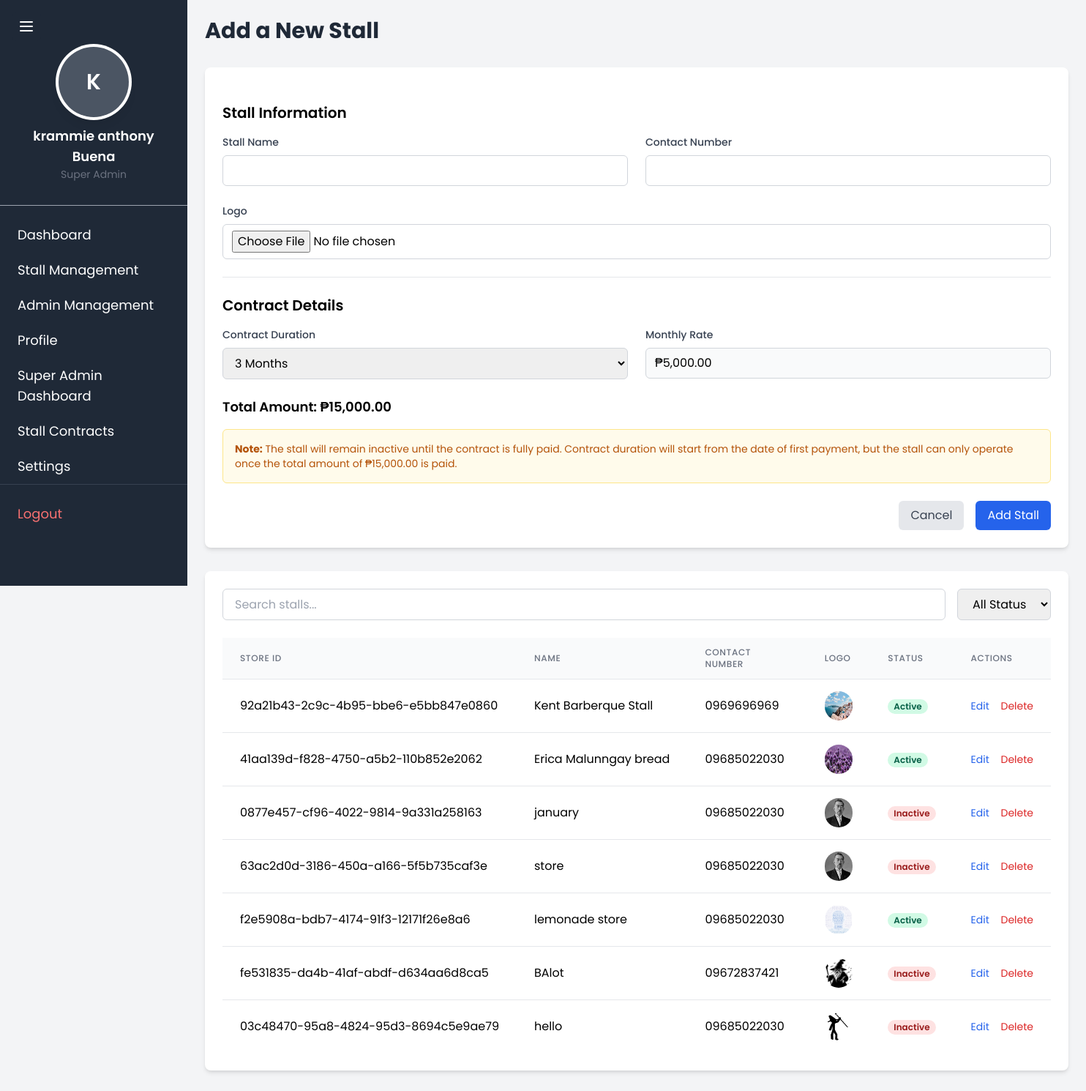
Screenshot of /add_stall (signed in) with the database file from the repository.
### TriadApp/models.py (models this page shows, shortened)
class CustomUser(AbstractUser):
    middle_name = models.CharField(max_length=50, blank=True, null=True)
    gender = models.CharField(max_length=10, blank=True, null=True)
    birthdate = models.DateField(null=True, blank=True)
    phone = models.CharField(max_length=15, blank=True, null=True)
    address = models.TextField(blank=True, null=True)
    profile_image = models.ImageField(upload_to='profile_images/', blank=True, null=True)
    groups = models.ManyToManyField(
        'auth.Group',
        related_name='custom_user_set',
        blank=True,
        help_text='The groups this user belongs to. A user will get all permissions granted to each of their groups.',
        verbose_name='groups',
    )
    user_permissions = models.ManyToManyField(
        'auth.Permission',
        related_name='custom_user_set',
        blank=True,
        help_text='Specific permissions for this user.',
        verbose_name='user permissions',
    )
    class Meta:
        db_table = 'custom_user'

class Stall(models.Model):
    store_id = models.UUIDField(default=uuid.uuid4, editable=False, unique=True)
    name = models.CharField(max_length=255)
    logo = models.ImageField(upload_to='stall_logos/')
    contact_number = models.CharField(max_length=15)
    is_active = models.BooleanField(default=True)  # Add is_active field with default value True

### TriadApp/super_admin.py (the view, shortened to what this page needs)
# urls.py: path('add_stall', super_admin.add_stall, name='add_stall'),
@superuser_required
def add_stall(request):
    FIXED_MONTHLY_RATE = Decimal('5000.00')
    stalls = Stall.objects.all()
    context = {
        'super_admin': request.user,
        'stalls': stalls
    }
    return render(request, 'TriadApp/superadmin/add_stall.html', context)

### TriadApp/templates/TriadApp/superadmin/add_stall.html (shortened to what this page needs)
<!DOCTYPE html>
<html lang="en">
<head>
    {% extends 'TriadApp/superadmin/super_admin.html' %}
    {% block content %}
    <div class="max-w-7xl mx-auto">
        <h1 class="text-3xl font-bold text-gray-800 mb-8">Add a New Stall</h1>
        <div class="bg-white rounded-lg shadow-md p-6 mb-8">
            <form id="addStallForm" method="POST" enctype="multipart/form-data" class="space-y-6">
                <div class="border-b pb-6 mb-6">
                    <h2 class="text-xl font-semibold mb-4">Stall Information</h2>
                    <div class="grid grid-cols-1 md:grid-cols-2 gap-6">
                        <div>
                            <label for="name" class="block text-sm font-medium text-gray-700 mb-2">Stall Name</label>
                            <input type="text" id="name" name="name" required
                                   class="w-full px-3 py-2 border border-gray-300 rounded-md focus:outline-none focus:ring-2 focus:ring-blue-500">
                        </div>
                        <div>
                            <label for="contact_number" class="block text-sm font-medium text-gray-700 mb-2">Contact Number</label>
                            <input type="text" id="contact_number" name="contact_number" required
                                   class="w-full px-3 py-2 border border-gray-300 rounded-md focus:outline-none focus:ring-2 focus:ring-blue-500">
                        </div>
                        <div class="md:col-span-2">
                            <label for="logo" class="block text-sm font-medium text-gray-700 mb-2">Logo</label>
                            <input type="file" id="logo" name="logo" required
                                   class="w-full px-3 py-2 border border-gray-300 rounded-md focus:outline-none focus:ring-2 focus:ring-blue-500">
                        </div>
                    </div>
                </div>
                <div>
                    <h2 class="text-xl font-semibold mb-4">Contract Details</h2>
                    <div class="grid grid-cols-1 md:grid-cols-2 gap-6">
                        <div>
                            <label for="duration_months" class="block text-sm font-medium text-gray-700 mb-2">Contract Duration</label>
                            <select id="duration_months" name="duration_months" required
                                    class="w-full px-3 py-2 border border-gray-300 rounded-md focus:outline-none focus:ring-2 focus:ring-blue-500">
                                <option value="3">3 Months</option>
                            </select>
                        </div>
                        <div>
                            <label class="block text-sm font-medium text-gray-700 mb-2">Monthly Rate</label>
                            <div class="w-full px-3 py-2 border border-gray-300 rounded-md bg-gray-50">
                                ₱5,000.00
                            </div>
                        </div>
                        <div class="flex items-end">
                            <div id="total_amount" class="text-lg font-semibold">
                            </div>
                        </div>
                    </div>
                    <div class="mt-4 p-4 bg-yellow-50 border border-yellow-200 rounded-md">
                        <p class="text-sm text-yellow-700">
                            <strong>Note:</strong> The stall will remain inactive until the contract is fully paid.
                            Contract duration will start from the date of first payment, but the stall can only operate once the total amount of ₱<span id="note_amount">15,000.00</span> is paid.
                        </p>
                    </div>
                </div>
                <div class="flex justify-end gap-4">
                    <a href="{% url 'manage_contracts' %}"
                       class="px-4 py-2 bg-gray-200 text-gray-700 rounded-md hover:bg-gray-300 focus:outline-none focus:ring-2 focus:ring-gray-500">
                        Cancel
                    </a>
                    <button type="submit"
                            class="px-4 py-2 bg-blue-600 text-white rounded-md hover:bg-blue-700 focus:outline-none focus:ring-2 focus:ring-blue-500">
                        Add Stall
                    </button>
                </div>
            </form>
        </div>
        <div class="bg-white rounded-lg shadow-md p-6 mb-8">
            <div class="flex flex-col md:flex-row gap-4 mb-6">
                <input type="text" id="stallSearch" placeholder="Search stalls..."
                       class="flex-1 px-4 py-2 border border-gray-300 rounded-md focus:outline-none focus:ring-2 focus:ring-blue-500">
                <select id="statusFilter"
                        class="px-4 py-2 border border-gray-300 rounded-md focus:outline-none focus:ring-2 focus:ring-blue-500">
                    <option value="all">All Status</option>
                </select>
            </div>
            <div class="overflow-x-auto">
                <table id="stallsTable" class="min-w-full divide-y divide-gray-200">
                    <thead class="bg-gray-50">
                        <tr>
                            <th class="px-6 py-3 text-left text-xs font-medium text-gray-500 uppercase tracking-wider">Store ID</th>
                            <th class="px-6 py-3 text-left text-xs font-medium text-gray-500 uppercase tracking-wider">Name</th>
                            <th class="px-6 py-3 text-left text-xs font-medium text-gray-500 uppercase tracking-wider">Contact Number</th>
                            <th class="px-6 py-3 text-left text-xs font-medium text-gray-500 uppercase tracking-wider">Logo</th>
                            <th class="px-6 py-3 text-left text-xs font-medium text-gray-500 uppercase tracking-wider">Status</th>
                            <th class="px-6 py-3 text-left text-xs font-medium text-gray-500 uppercase tracking-wider">Actions</th>
                        </tr>
                    </thead>
                    <tbody class="bg-white divide-y divide-gray-200">
                        {% for stall in stalls %}
                        <tr class="hover:bg-gray-50">
                            <td class="px-6 py-4 whitespace-nowrap">{{ stall.store_id }}</td>
                            <td class="px-6 py-4 whitespace-nowrap">{{ stall.name }}</td>
                            <td class="px-6 py-4 whitespace-nowrap">{{ stall.contact_number }}</td>
                            <td class="px-6 py-4 whitespace-nowrap">
                                {% if stall.logo %}
                                    <img src="{{ stall.logo.url }}" alt="Logo" class="h-10 w-10 rounded-full">
                                {% else %}
                                    <span class="text-gray-400">No Logo</span>
                                {% endif %}
                            </td>
                            <td class="px-6 py-4 whitespace-nowrap">
                                {% if stall.is_active %}
                                    <span class="px-2 inline-flex text-xs leading-5 font-semibold rounded-full bg-green-100 text-green-800">
                                        Active
                                    </span>
                                {% else %}
                                    <span class="px-2 inline-flex text-xs leading-5 font-semibold rounded-full bg-red-100 text-red-800">
                                        Inactive
                                    </span>
                                {% endif %}
                            </td>
                            <td class="px-6 py-4 whitespace-nowrap text-sm">
                                <button class="text-blue-600 hover:text-blue-900 mr-3"
                                        data-store-id="{{ stall.store_id }}"
                                        data-name="{{ stall.name }}"
                                        data-contact="{{ stall.contact_number }}"
                                        data-active="{{ stall.is_active|yesno:'true,false' }}"
                                        onclick="editStall(this)">
                                    Edit
                                </button>
                                <button class="text-red-600 hover:text-red-900"
                                        data-delete-url="{% url 'delete_stall' stall.store_id %}"
                                        onclick="confirmDelete(this.dataset.deleteUrl)">
                                    Delete
                                </button>
                            </td>
                        </tr>
                        {% empty %}
                        <tr>
                            <td colspan="6" class="px-6 py-4 text-center text-gray-500">No stalls available</td>
                        </tr>
                        {% endfor %}
                    </tbody>
                </table>
            </div>
        </div>
    </div>
    {% endblock %}

### TriadApp/templates/TriadApp/superadmin/super_admin.html (shortened to what this page needs)
<!DOCTYPE html>
<html lang="en">
<head>
    <link href="https://cdn.jsdelivr.net/npm/tailwindcss@2.2.16/dist/tailwind.min.css" rel="stylesheet">
</head>
<body class="bg-gray-100">
    <div class="flex">
        <button id="sidebarToggle" class="fixed top-4 left-4 z-50 p-2 bg-gray-800 text-white rounded-md hover:bg-gray-700">
            <svg class="w-6 h-6" fill="none" stroke="currentColor" viewBox="0 0 24 24">
                <path stroke-linecap="round" stroke-linejoin="round" stroke-width="2" d="M4 6h16M4 12h16M4 18h16" />
            </svg>
        </button>
        <div id="sidebar" class="w-64 h-screen bg-gray-800 text-white fixed sidebar">
            <div class="p-4 border-b border-gray-400 mt-10">
                <div class="flex flex-col items-center space-y-3 mb-4 mt-2">
                    {% if super_admin.profile_image %}
                        <div class="w-24 h-24 rounded-full overflow-hidden ring-4 ring-white shadow-lg">
                            <img id="profile"
                                 src="{{ super_admin.profile_image.url }}"
                                 alt="Profile Picture"
                                 class="w-full h-full object-cover">
                        </div>
                    {% else %}
                        <div id="profileFallback"
                             class="w-24 h-24 rounded-full bg-gray-600 flex items-center justify-center ring-4 ring-white shadow-lg">
                            <span class="text-3xl text-white font-semibold">
                                {{ super_admin.first_name|first|upper }}
                            </span>
                        </div>
                    {% endif %}
                    <div class="text-center">
                        <h2 class="text-lg font-semibold text-white-800">
                            {{ super_admin.first_name }} {{ super_admin.middle_name }} {{ super_admin.last_name }}
                        </h2>
                        <p class="text-sm text-gray-500">
                            Super Admin
                        </p>
                    </div>
                </div>
            </div>
            <nav class="mt-4">
                <ul>
                    <li>
                        <a href="{% url 'super_admin' %}" class="block py-2.5 px-6 text-lg hover:bg-gray-700">Dashboard</a>
                    </li>
                    <li>
                        <a href="{% url 'add_stall' %}" class="block py-2.5 px-6 text-lg hover:bg-gray-700">Stall Management</a>
                    </li>
                    <li>
                        <a href="{% url 'register_admin' %}" class="block py-2.5 px-6 text-lg hover:bg-gray-700">Admin Management</a>
                    </li>
                    <li>
                        <a href="{% url 'super_admin_profile' %}" class="block py-2.5 px-6 text-lg hover:bg-gray-700">Profile</a>
                    </li>
                    <li>
                        <a href="{% url 'admin:index' %}" class="block py-2.5 px-6 text-lg hover:bg-gray-700">Super Admin Dashboard</a>
                    </li>
                    <li>
                        <a href="{% url 'manage_contracts' %}" class="block py-2.5 px-6 text-lg hover:bg-gray-700">Stall Contracts</a>
                    </li>
                    <li>
                        <a href="#" class="block py-2.5 px-6 text-lg hover:bg-gray-700">Settings</a>
                    </li>
                    <li class="mt-auto border-t border-gray-700 pt-4">
                        <a href="{% url 'logout' %}"
                           class="block py-2.5 px-6 text-lg text-red-400 hover:bg-gray-700 hover:text-red-300">
                            <div class="flex items-center">
                                <span>Logout</span>
                            </div>
                        </a>
                    </li>
                </ul>
            </nav>
        </div>
        <div id="mainContent" class="flex-1 ml-64 p-6">
            {% block content %}{% endblock %}
</body>
</html>

### TriadApp/templates/TriadApp/superadmin/super_admin.html (style rules this page uses)
* { font-family: 'Poppins', sans-serif; }
.sidebar, .flex-1 { transition: all 0.3s ease-in-out; }

### rows the page displays
CustomUser: first_name|first "K", first_name "krammie", middle_name "anthony", last_name "Buena"
Stall: store_id "92a21b43-2c9c-4b95-bbe6-e5bb847e0860", name "Kent Barberque Stall", contact_number "0969696969", logo (picture), is_active "Active"
Stall: store_id "41aa139d-f828-4750-a5b2-110b852e2062", name "Erica Malunngay bread", contact_number "09685022030", logo (picture), is_active "Active"
Stall: store_id "0877e457-cf96-4022-9814-9a331a258163", name "january", contact_number "09685022030", logo (picture), is_active "Inactive"
Stall: store_id "63ac2d0d-3186-450a-a166-5f5b735caf3e", name "store", contact_number "09685022030", logo (picture), is_active "Inactive"
Stall: store_id "f2e5908a-bdb7-4174-91f3-12171f26e8a6", name "lemonade store", contact_number "09685022030", logo (picture), is_active "Active"
Stall: store_id "fe531835-da4b-41af-abdf-d634aa6d8ca5", name "BAlot", contact_number "09672837421", logo (picture), is_active "Inactive"
Stall: store_id "03c48470-95a8-4824-95d3-8694c5e9ae79", name "hello", contact_number "09685022030", logo (picture), is_active "Inactive"
